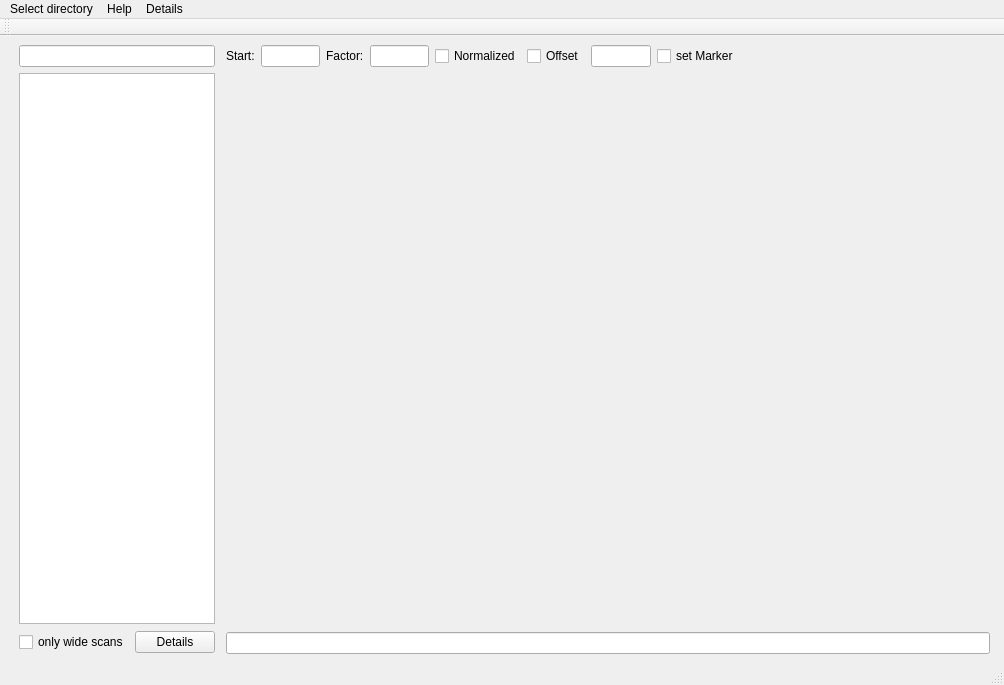
<?xml version="1.0" encoding="UTF-8"?>
<ui version="4.0">
 <class>HREELS_data_browser</class>
 <widget class="QMainWindow" name="HREELS_data_browser">
  <property name="geometry">
   <rect>
    <x>0</x>
    <y>0</y>
    <width>1004</width>
    <height>685</height>
   </rect>
  </property>
  <property name="windowTitle">
   <string>HREELS data browser</string>
  </property>
  <widget class="QWidget" name="centralwidget">
   <layout class="QVBoxLayout" name="verticalLayout_2">
    <item>
     <layout class="QHBoxLayout" name="horizontalLayout">
      <property name="sizeConstraint">
       <enum>QLayout::SetMinimumSize</enum>
      </property>
      <property name="leftMargin">
       <number>5</number>
      </property>
      <property name="rightMargin">
       <number>5</number>
      </property>
      <item>
       <layout class="QVBoxLayout" name="verticalLayout_3">
        <property name="sizeConstraint">
         <enum>QLayout::SetMinimumSize</enum>
        </property>
        <property name="leftMargin">
         <number>5</number>
        </property>
        <property name="rightMargin">
         <number>5</number>
        </property>
        <item>
         <widget class="QLineEdit" name="lineEdit_directory">
          <property name="sizePolicy">
           <sizepolicy hsizetype="Minimum" vsizetype="Fixed">
            <horstretch>0</horstretch>
            <verstretch>0</verstretch>
           </sizepolicy>
          </property>
          <property name="minimumSize">
           <size>
            <width>20</width>
            <height>0</height>
           </size>
          </property>
         </widget>
        </item>
        <item>
         <widget class="QListWidget" name="listWidget">
          <property name="enabled">
           <bool>true</bool>
          </property>
          <property name="sizePolicy">
           <sizepolicy hsizetype="Minimum" vsizetype="Expanding">
            <horstretch>0</horstretch>
            <verstretch>0</verstretch>
           </sizepolicy>
          </property>
          <property name="minimumSize">
           <size>
            <width>20</width>
            <height>0</height>
           </size>
          </property>
          <property name="alternatingRowColors">
           <bool>true</bool>
          </property>
          <property name="selectionMode">
           <enum>QAbstractItemView::ExtendedSelection</enum>
          </property>
         </widget>
        </item>
        <item>
         <layout class="QHBoxLayout" name="horizontalLayout_3">
          <property name="topMargin">
           <number>1</number>
          </property>
          <property name="bottomMargin">
           <number>1</number>
          </property>
          <item>
           <widget class="QCheckBox" name="checkBoxWideScans">
            <property name="text">
             <string>only wide scans</string>
            </property>
           </widget>
          </item>
          <item>
           <widget class="QPushButton" name="pushButton_details">
            <property name="sizePolicy">
             <sizepolicy hsizetype="Minimum" vsizetype="Minimum">
              <horstretch>0</horstretch>
              <verstretch>0</verstretch>
             </sizepolicy>
            </property>
            <property name="minimumSize">
             <size>
              <width>0</width>
              <height>14</height>
             </size>
            </property>
            <property name="toolTip">
             <string>Show all details for the last data file</string>
            </property>
            <property name="text">
             <string>Details</string>
            </property>
           </widget>
          </item>
         </layout>
        </item>
       </layout>
      </item>
      <item>
       <layout class="QVBoxLayout" name="verticalLayout">
        <item>
         <layout class="QHBoxLayout" name="horizontalLayout_2">
          <property name="sizeConstraint">
           <enum>QLayout::SetMinimumSize</enum>
          </property>
          <item>
           <widget class="QLabel" name="label_2">
            <property name="text">
             <string>Start:</string>
            </property>
           </widget>
          </item>
          <item>
           <widget class="QLineEdit" name="lineEdit_xmin">
            <property name="sizePolicy">
             <sizepolicy hsizetype="Fixed" vsizetype="Fixed">
              <horstretch>0</horstretch>
              <verstretch>0</verstretch>
             </sizepolicy>
            </property>
            <property name="minimumSize">
             <size>
              <width>10</width>
              <height>0</height>
             </size>
            </property>
           </widget>
          </item>
          <item>
           <widget class="QLabel" name="label">
            <property name="text">
             <string>Factor:</string>
            </property>
           </widget>
          </item>
          <item>
           <widget class="QLineEdit" name="lineEdit_factor">
            <property name="sizePolicy">
             <sizepolicy hsizetype="Minimum" vsizetype="Fixed">
              <horstretch>0</horstretch>
              <verstretch>0</verstretch>
             </sizepolicy>
            </property>
            <property name="minimumSize">
             <size>
              <width>10</width>
              <height>0</height>
             </size>
            </property>
           </widget>
          </item>
          <item>
           <widget class="QCheckBox" name="checkBoxNormalized">
            <property name="text">
             <string>Normalized</string>
            </property>
           </widget>
          </item>
          <item>
           <widget class="QCheckBox" name="checkBoxOffset">
            <property name="text">
             <string>Offset</string>
            </property>
           </widget>
          </item>
          <item>
           <widget class="QLineEdit" name="lineEdit_offset">
            <property name="sizePolicy">
             <sizepolicy hsizetype="Minimum" vsizetype="Fixed">
              <horstretch>0</horstretch>
              <verstretch>0</verstretch>
             </sizepolicy>
            </property>
            <property name="minimumSize">
             <size>
              <width>10</width>
              <height>0</height>
             </size>
            </property>
           </widget>
          </item>
          <item>
           <widget class="QCheckBox" name="checkBoxMarker">
            <property name="text">
             <string>set Marker</string>
            </property>
           </widget>
          </item>
          <item>
           <spacer name="horizontalSpacer">
            <property name="orientation">
             <enum>Qt::Horizontal</enum>
            </property>
            <property name="sizeHint" stdset="0">
             <size>
              <width>300</width>
              <height>20</height>
             </size>
            </property>
           </spacer>
          </item>
         </layout>
        </item>
        <item>
         <widget class="QLabel" name="drawWidget">
          <property name="sizePolicy">
           <sizepolicy hsizetype="Expanding" vsizetype="MinimumExpanding">
            <horstretch>1</horstretch>
            <verstretch>1</verstretch>
           </sizepolicy>
          </property>
          <property name="minimumSize">
           <size>
            <width>50</width>
            <height>50</height>
           </size>
          </property>
          <property name="text">
           <string/>
          </property>
          <layout class="QVBoxLayout" name="verticalLayout_2"/>
         </widget>
        </item>
        <item>
         <widget class="QLineEdit" name="lineEdit"/>
        </item>
       </layout>
      </item>
     </layout>
    </item>
   </layout>
  </widget>
  <widget class="QMenuBar" name="menubar">
   <property name="geometry">
    <rect>
     <x>0</x>
     <y>0</y>
     <width>1004</width>
     <height>21</height>
    </rect>
   </property>
   <widget class="QMenu" name="menuSelect_directory">
    <property name="title">
     <string>Select directory</string>
    </property>
    <addaction name="action_test"/>
    <addaction name="action_directory"/>
   </widget>
   <widget class="QMenu" name="menuHelp">
    <property name="title">
     <string>Help</string>
    </property>
    <addaction name="action_help"/>
   </widget>
   <widget class="QMenu" name="menuDetails">
    <property name="title">
     <string>Details</string>
    </property>
   </widget>
   <addaction name="menuSelect_directory"/>
   <addaction name="menuHelp"/>
   <addaction name="menuDetails"/>
  </widget>
  <widget class="QStatusBar" name="statusbar"/>
  <widget class="QToolBar" name="toolBar">
   <property name="windowTitle">
    <string>toolBar</string>
   </property>
   <attribute name="toolBarArea">
    <enum>TopToolBarArea</enum>
   </attribute>
   <attribute name="toolBarBreak">
    <bool>false</bool>
   </attribute>
  </widget>
  <action name="action_test">
   <property name="text">
    <string>Backup directory</string>
   </property>
  </action>
  <action name="action_directory">
   <property name="text">
    <string>Data directory</string>
   </property>
  </action>
  <action name="action_help">
   <property name="text">
    <string>About</string>
   </property>
  </action>
 </widget>
 <resources/>
 <connections/>
</ui>
